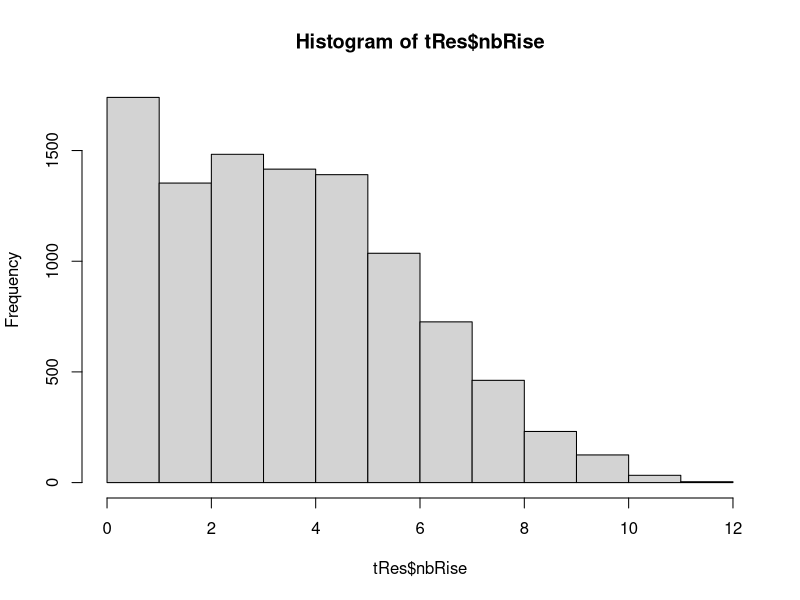
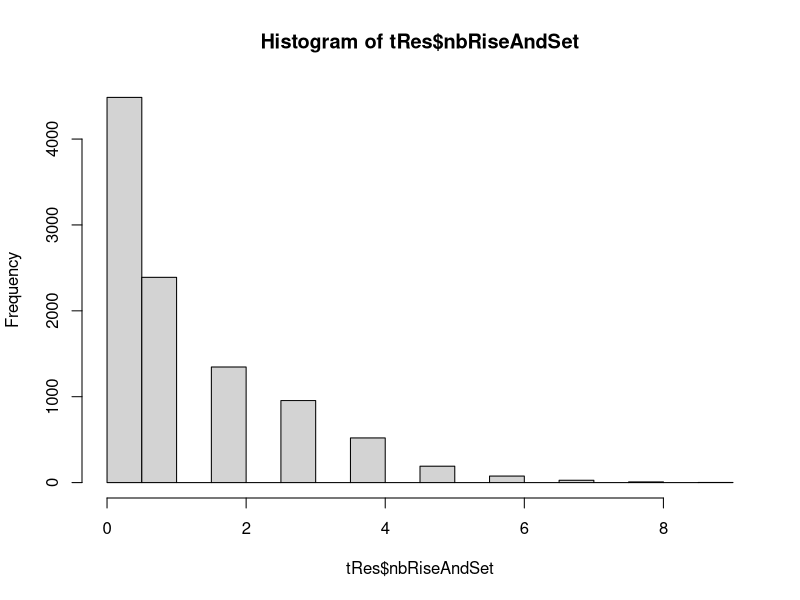

Reproduce these figures in R, in order.
########################################################################################################
#
# This is a very quick and (very) dirty piece of code to compute probabilities of alignments with stars 
# in a tumulus. Inspired by: https://hal.science/hal-03223357v3
#
# The general strategy is to load in memory some information about a tumulus (namely, the azimuths of 
# stones as seen from the center of the tumulus) and randomly shuffle these positions to check if the 
# alignments observed could happen by chance.
#
# The two things that the program needs are: 
# 
#   (1) A file describing the position of stones in the tumulus (tumulus_azimuths.csv)
#   (2) A file with the list of azimuths to consider (typically, azimuth for the rise/set of notable stars): objects.csv
#
#

# Change the next command (setwd) to point to the folder on your computer where you have downloaded the two csv files 
# that come with this code.
setwd("C:/Users/jf/Documents/perso/2024/Tumulus")

RESOLUTION <- 0.1 # Steps in resolution for angles calculation.

# Let's start by defining two functions that will be needed for these simulations.

################################################################################
# randomizePositions
#
# This function randomizes the position of stones on the circle.
# It takes as parameters: tz and minSpace.
# 
#   tz: a data frame containing the list of stones in the tumulus, with at least the following columns:
#       - az1 & az2: azimuths of the two ends of the stone, as seen from the center
#       - angSize: the angular size of the stone, as seen from the center (can be obtained easily by doing the difference of az2 and az1)
#
#   minSpace: the minimum angular separation between two stones. Default value is 3.0 degrees.
randomizePositions <- function(tz, minSpace = 3.0){
  
  # I start by making a copy of the tumulus data.frame
  tzr <- tz
  
  # I'm going to generate a list of all positions available in increment of 0.1 degree.
  # After positioning each stone, I will remove the positions occupied by this stone to the list of possible positions for the next random draw (the next stone)
  positionsAvailable <- seq(from=0, to=360, by = RESOLUTION)
  
  # For each stone, I will randomly draw a new position and remove this position from the list 
  # of available positions (we don't stack stones on top of each other... In fact, there is a parameter 
  # 'minSpace' to require a minimum distance (in azimuth) between two stones.)
  for(i in (1:nrow(tzr))){
    initialAz1 <- tz$az1[i]
    angZise <- tz$angSize[i]
    newAz1 <- sample(positionsAvailable, 1)
    newAz2 <- (newAz1 + angZise)%%360
    tzr$az1[i] <- newAz1
    tzr$az2[i] <- newAz2
    
    startRemovePosition <- (newAz1 - minSpace) %% 360
    endRemovePosition <- (newAz2 + minSpace) %% 360
    widthToRemove <- (endRemovePosition - startRemovePosition) %% 360
    
    vr <- c() # vr will contain the list of positions occupied by this stone (and therefore to remove for the 
    # next random draw).
    # If the positions span the absolute North (zero azimuth)
    if( endRemovePosition < startRemovePosition ){
      v1 <- seq(from = startRemovePosition, to = 360, by = RESOLUTION)
      v2 <- seq(from = 0, to = endRemovePosition, by = RESOLUTION)
      vr <- c(v1, v2)
    } else {
      vr <- seq(from = startRemovePosition, to = endRemovePosition, by = RESOLUTION)
    }
    positionsAvailable <- positionsAvailable[which( is.element(positionsAvailable, vr)==F)]
  }
  tzr
}


#####################################################################################################
# getListOfPositionsCovered
#
# This function return the list of positions that would be considered as being part of an alignment
#
# It takes two parameters: t and precision
#
#   t: a data frame with the list of stones' positions (typically, returned by randomizePositions)
#
#   precision: similar to the 'résolution' parameter in https://hal.science/hal-03223357v3
#   It consider the star to be aligned if it misses the stone by no more than 'precision'
#   Default value: 1.0 degrees.
getListOfPositionsCovered <- function(t, precision = 1.0){
  vpos <- c()
  for(i in (1:nrow(t))){
    az1 <- (t$az1[i] - precision) %% 360
    az2 <- (t$az2[i] + precision) %% 360
    if( az1 > az2 ){ # If the positions covered by this stone span the azimuth zero
      v1 <- seq(from = az1, to = 360.0, by = RESOLUTION)
      v2 <- seq(from = 0.0, to = az2, by = RESOLUTION)
      vpos <- c(vpos, v1, v2)
    } else {
      v <- seq(from = az1, to = az2, by = RESOLUTION)
      vpos <- c(vpos, v)
    }
  }
  vpos
}

# We start by loading in memory the information about the tumulus and the list of azimuths of interest.
tz <- read.csv("tumulus_azimuths.csv")
tobj <- read.csv("objects.csv")

NB_RANDS <- 10000 # This is the number of random draws to be done. Going much above 10,000 will take a while, with 
# very little benefit because we likely end up re-sampling the same sets of positions.

# Preparing a data frame (tRes) to store the resuls for each random draw
# nbRiseOrSet: number of objects for which there is an alignment for either rise or set
# nbRise: number of objects for which there is an alignment for the rise
# nbRiseAndSet: number of objects for which there is an alignment for both rise and set
# All these are initialised to zero
tRes <- data.frame( round = seq(from=1, to = NB_RANDS, by = 1) )
tRes$nbRiseOrSet <- 0
tRes$nbRise <- 0
tRes$nbRiseAndSet <- 0

# This is the main loop, which will perform a new random draw at each iteration and store the results.
# It should take about 1 minute to run for 10,000 random draws (unless you have a super fast/slow computer)
for( i in (1:NB_RANDS)){
  tzr <- randomizePositions(tz, minSpace = 3.0)
  positionsCovered <- round( getListOfPositionsCovered(t = tzr, precision = 1.0) , 1 )
  tobj$riseMatch <- is.element(tobj$rise, positionsCovered)
  tobj$setMatch <- is.element(tobj$set, positionsCovered)
  
  tRes$nbRise[i] <- length(which(tobj$riseMatch==T))
  tRes$nbRiseOrSet[i] <- length(which(tobj$riseMatch==T | tobj$setMatch==T))
  tRes$nbRiseAndSet[i] <- length(which(tobj$riseMatch==T & tobj$setMatch==T))
}

cat("Probability to observe at least one object with both rise and set in an alignment: ", 
    length(which(tRes$nbRiseAndSet>0)) / nrow(tRes), 
    "\n"
)

cat("Mean number of objects with an alignment for their rise: ", 
    mean(tRes$nbRise), " (out of: ", nrow(tobj), ")\n")


hist(tRes$nbRise)
hist(tRes$nbRiseAndSet)

